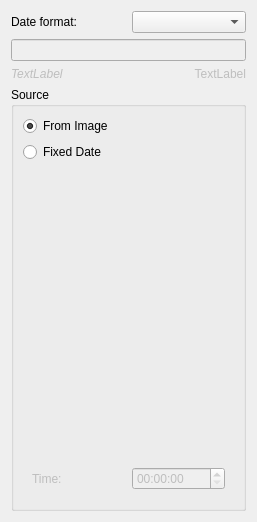
<?xml version="1.0" encoding="UTF-8"?>
<ui version="4.0">
 <class>DateOptionDialogWidget</class>
 <widget class="QWidget" name="DateOptionDialogWidget">
  <property name="geometry">
   <rect>
    <x>0</x>
    <y>0</y>
    <width>257</width>
    <height>522</height>
   </rect>
  </property>
  <layout class="QVBoxLayout" name="verticalLayout_3" stretch="0,0,0,10">
   <item>
    <layout class="QHBoxLayout" name="horizontalLayout_2">
     <item>
      <widget class="QLabel" name="label_2">
       <property name="text">
        <string>Date format:</string>
       </property>
       <property name="buddy">
        <cstring>dateFormatPicker</cstring>
       </property>
      </widget>
     </item>
     <item>
      <widget class="KComboBox" name="dateFormatPicker"/>
     </item>
    </layout>
   </item>
   <item>
    <widget class="KLineEdit" name="customFormatInput">
     <property name="enabled">
      <bool>false</bool>
     </property>
    </widget>
   </item>
   <item>
    <layout class="QHBoxLayout" name="horizontalLayout_3">
     <item>
      <widget class="QLabel" name="exampleLabel">
       <property name="enabled">
        <bool>false</bool>
       </property>
       <property name="sizePolicy">
        <sizepolicy hsizetype="Preferred" vsizetype="Minimum">
         <horstretch>0</horstretch>
         <verstretch>0</verstretch>
        </sizepolicy>
       </property>
       <property name="font">
        <font>
         <italic>true</italic>
        </font>
       </property>
       <property name="text">
        <string comment="KDE::DoNotExtract">TextLabel</string>
       </property>
      </widget>
     </item>
     <item>
      <widget class="QLabel" name="dateFormatLink">
       <property name="enabled">
        <bool>false</bool>
       </property>
       <property name="text">
        <string comment="KDE::DoNotExtract">TextLabel</string>
       </property>
       <property name="alignment">
        <set>Qt::AlignRight|Qt::AlignTrailing|Qt::AlignVCenter</set>
       </property>
      </widget>
     </item>
    </layout>
   </item>
   <item>
    <widget class="QGroupBox" name="groupBox_3">
     <property name="title">
      <string>Source</string>
     </property>
     <layout class="QVBoxLayout" name="verticalLayout_2">
      <item>
       <widget class="QRadioButton" name="fromImageBtn">
        <property name="text">
         <string>From Image</string>
        </property>
        <property name="checked">
         <bool>true</bool>
        </property>
       </widget>
      </item>
      <item>
       <widget class="QRadioButton" name="fixedDateBtn">
        <property name="text">
         <string>Fixed Date</string>
        </property>
       </widget>
      </item>
      <item>
       <widget class="QWidget" name="fixedDateContainer" native="true">
        <property name="enabled">
         <bool>false</bool>
        </property>
        <layout class="QVBoxLayout" name="verticalLayout">
         <item>
          <widget class="KDatePicker" name="datePicker"/>
         </item>
         <item>
          <layout class="QHBoxLayout" name="horizontalLayout">
           <item>
            <widget class="QLabel" name="label">
             <property name="text">
              <string>Time:</string>
             </property>
             <property name="buddy">
              <cstring>timePicker</cstring>
             </property>
            </widget>
           </item>
           <item>
            <widget class="QTimeEdit" name="timePicker"/>
           </item>
          </layout>
         </item>
        </layout>
       </widget>
      </item>
     </layout>
    </widget>
   </item>
  </layout>
 </widget>
 <customwidgets>
  <customwidget>
   <class>KLineEdit</class>
   <extends>QLineEdit</extends>
   <header>klineedit.h</header>
  </customwidget>
  <customwidget>
   <class>KComboBox</class>
   <extends>QComboBox</extends>
   <header>kcombobox.h</header>
  </customwidget>
  <customwidget>
   <class>KDatePicker</class>
   <extends>QFrame</extends>
   <header>kdatepicker.h</header>
  </customwidget>
 </customwidgets>
 <tabstops>
  <tabstop>dateFormatPicker</tabstop>
  <tabstop>customFormatInput</tabstop>
  <tabstop>fromImageBtn</tabstop>
  <tabstop>fixedDateBtn</tabstop>
  <tabstop>timePicker</tabstop>
 </tabstops>
 <resources/>
 <connections>
  <connection>
   <sender>fixedDateBtn</sender>
   <signal>toggled(bool)</signal>
   <receiver>fixedDateContainer</receiver>
   <slot>setEnabled(bool)</slot>
   <hints>
    <hint type="sourcelabel">
     <x>42</x>
     <y>147</y>
    </hint>
    <hint type="destinationlabel">
     <x>52</x>
     <y>163</y>
    </hint>
   </hints>
  </connection>
 </connections>
</ui>
